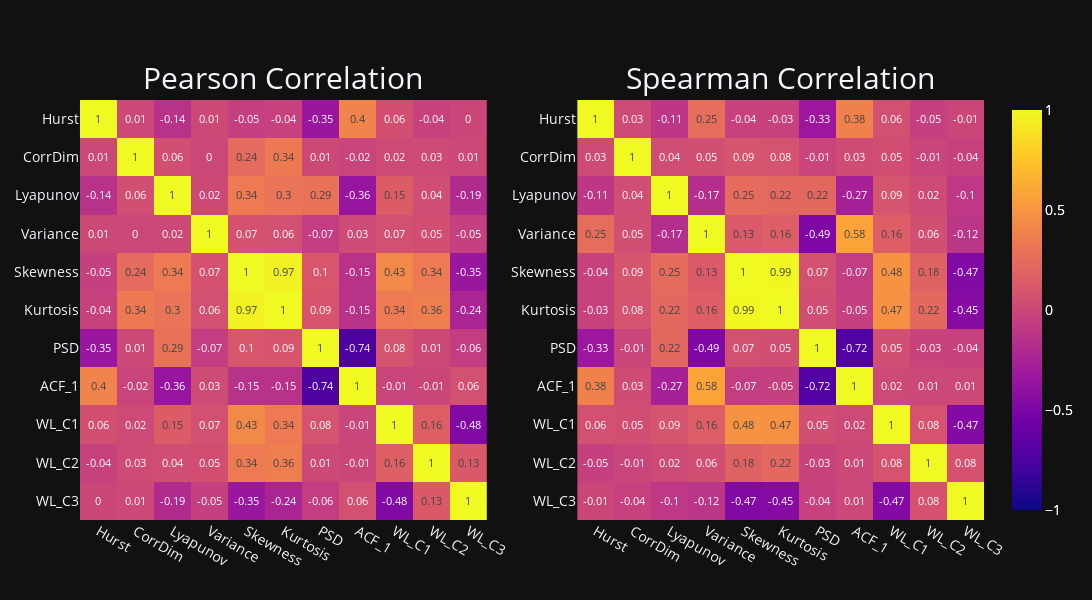

The code cell stored with this chart in its notebook:
### Markdown cell above
### Correlation analysis

### Code cell
data = pd.read_parquet('Data/dataset.parquet')
fun.heatmap(data[data.columns[6:]])
